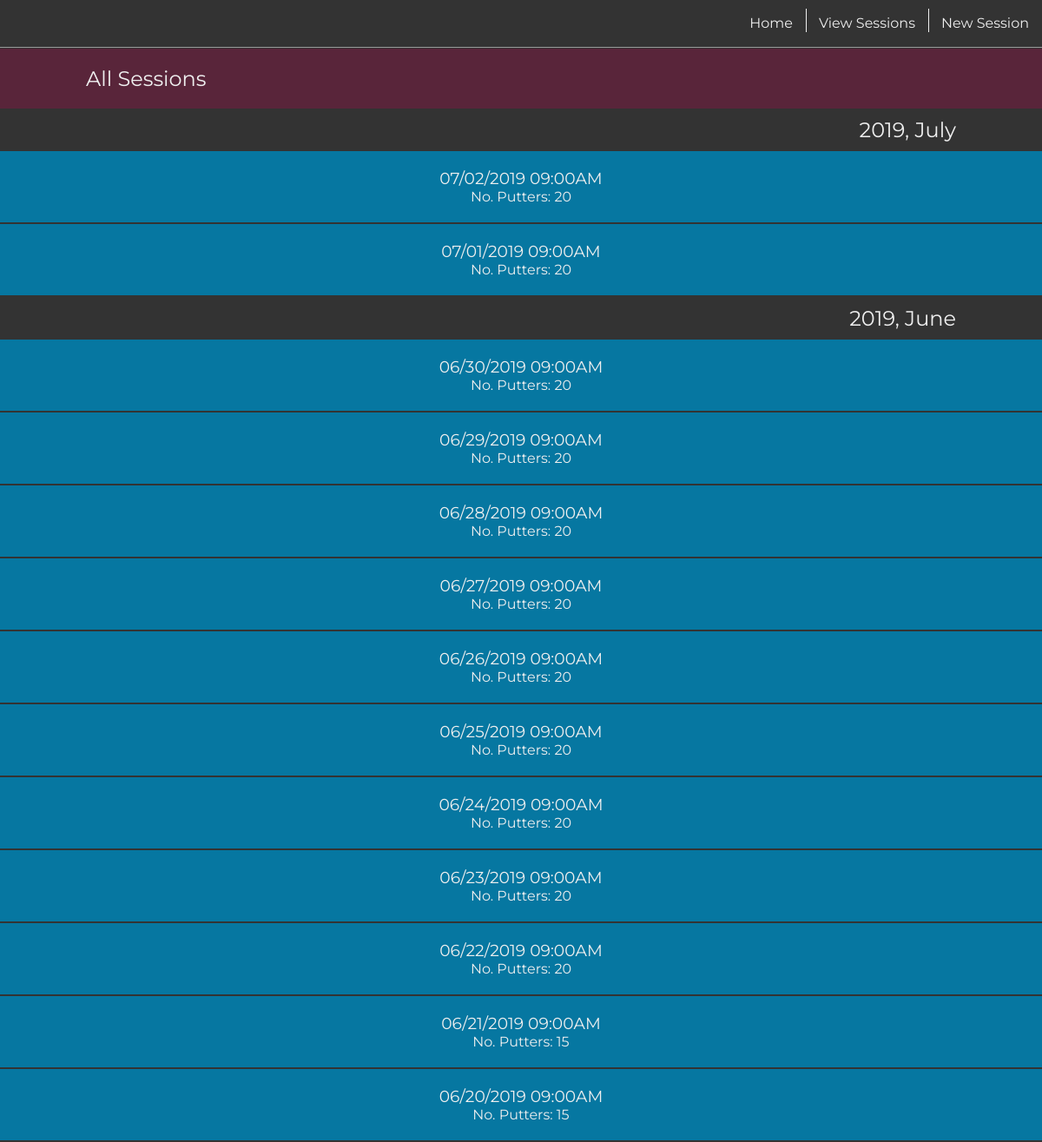
Page /puttsesh/view (signed in) on the committed database.
### model.py (models this page shows)
class PuttSesh(Model):
    user = ForeignKeyField(User, field=User.username, on_delete='CASCADE')
    date = DateTimeField()
    no_putters = IntegerField()
    class Meta:
        database = db

### main.py (the view)
@app.route('/puttsesh/view')
@login_required
def view_puttsesh():
    all_sessions = PuttSesh.select().order_by(PuttSesh.date.desc())
    return render_template('view_puttsesh.jinja2', all_sessions=all_sessions)

### main.py (called while the page is built)
def login_required(f):
    @wraps(f)
    def wrap(*args, **kwargs):
        if 'logged_in_user' in session:
            return f(*args, **kwargs)
        else:
            return redirect(url_for('login'))
    return wrap

@app.template_filter('strparsetime')
def string_parse_time_filter(value, date_format):
    return datetime.datetime.strptime(value, date_format)

### templates/view_puttsesh.jinja2
{% extends "base.jinja2" %}
{% block content %}
<div class='outer-container puttsesh-container'>
<div class='putt-avgs-header-container'>
    <h2 class="all-sessions-header">All Sessions</h2>
</div>
{% set month = namespace(m=all_sessions[0].date.strftime('%m-%Y')) %}
{% for session in all_sessions %}
    {% if session.date.strftime('%m-%Y') == month.m %}
        <h2 class='all-sessions-month'>{{ session.date.strftime('%Y, %B') }}</h2>
        {% if (session.date.strftime('%m')|int) - 1 < 1 %}
            {% set month.m = '12' + ((session.date.strftime('-%Y')|int + 1)|string) %}
        {% else %}
            {% if (month.m|strparsetime('%m-%Y')).strftime('%m')|int - 1 < 10 %}
                {% set month.m = '0' + ((session.date.strftime('%m')|int - 1)|string) + (session.date.strftime('-%Y')) %}
            {% else %}
                {% set month.m = ((session.date.strftime('%m')|int - 1)|string) + (session.date.strftime('-%Y')) %}
            {% endif %}
        {% endif %}
    {% endif %}
    <a class="puttsesh-link" href="{{ url_for('view_puttsesh_single', sesh_id=session.id) }}">
        <h3>{{ session.date.strftime('%m/%d/%Y %I:%M%p') }}</h3>
        <p>No. Putters: {{ session.no_putters }}</p>
    </a>
{% endfor %}
</div>
{% endblock content %}

### templates/base.jinja2 (shortened to what this page needs)
<!doctype html>
<html lang="en">
<head>
<link rel='stylesheet' href="{{ url_for('static', filename='css/main.css') }}">
</head>
<body>
	<nav>
		<a href="{{ url_for('home') }}">Home</a>
		<a href="{{ url_for('view_puttsesh') }}">View Sessions</a>
		{% if session.get('current_sesh_id') %}
			<a href="{{ url_for('current_puttsesh', sesh_id=session.get('current_sesh_id')) }}">Current Puttsesh</a>
		{% else %}
			<a href="{{ url_for('new_puttsesh') }}">New Session</a>
		{% endif %}
	</nav>
	{% block content %} {% endblock content %}
</body>
</html>

### static/css/main.css (style rules this page uses)
:root { --main-box-shadow: 1px 1px 3px 0px rgba(51, 51, 51, 0.15); --white-font: #efefef; --dark-grey-font: #333; --grey-font: #666; --light-grey-font: #ddd; --first-color: #59253a; --second-color: #78244c; --third-color: #895061; --fourth-color: #0677a1; --fifth-color: #2d4159; --transition-time: 300ms; --header-padding: 20px 0; --header-left-margin: 0 0 0 8.25vw; }
* { box-sizing: border-box; color: var(--white-font); font-family: 'Montserrat'; font-weight: normal; margin: 0; padding: 0; }
body { background: var(--dark-grey-font); }
nav { align-items: center; background: var(--dark-grey-font); border-bottom: outset 1px var(--white-font); display: flex; height: 55px; justify-content: flex-end; position: fixed; top: 0; width: 100%; z-index: 1; }
nav a { color: var(--white-font); height: 55px; line-height: 34px; padding: 10px 15px; position: relative; text-decoration: none; transition: var(--transition-time); }
nav a:not(:last-child)::after { content: ''; border-right: solid 1px var(--white-font); height: 27.5px; left: 0; position: absolute; transition: var(--transition-time); top: 13.75; width: 100%; }
.outer-container { align-items: center; display: flex; flex-direction: column; margin: 56px 0 0; }
.putt-avgs-header-container { background: var(--first-color); padding: var(--header-padding); width: 100%; }
.putt-avgs-header-container h2 { margin: var(--header-left-margin); }
.puttsesh-container, .new-puttsesh-container { align-items: center; display: flex; flex-direction: column; }
.all-sessions-month { width: 100%; padding: 10px 8.25vw 10px 0; text-align: right; }
.puttsesh-link { background: var(--fourth-color); border-bottom: solid 2px var(--dark-grey-font); padding: 20px 0; text-decoration: none; transition: var(--transition-time); text-align: center; width: 100%; }

### rows in the picture
PuttSesh: date "2019, July", date "07/02/2019 09:00AM", no_putters "20"
PuttSesh: date "07/01/2019 09:00AM", no_putters "20"
PuttSesh: date "2019, June", date "06/30/2019 09:00AM", no_putters "20"
PuttSesh: date "06/29/2019 09:00AM", no_putters "20"
PuttSesh: date "06/28/2019 09:00AM", no_putters "20"
PuttSesh: date "06/27/2019 09:00AM", no_putters "20"
PuttSesh: date "06/26/2019 09:00AM", no_putters "20"
PuttSesh: date "06/25/2019 09:00AM", no_putters "20"
PuttSesh: date "06/24/2019 09:00AM", no_putters "20"
PuttSesh: date "06/23/2019 09:00AM", no_putters "20"
PuttSesh: date "06/22/2019 09:00AM", no_putters "20"
PuttSesh: date "06/21/2019 09:00AM", no_putters "15"
PuttSesh: date "06/20/2019 09:00AM", no_putters "15"
